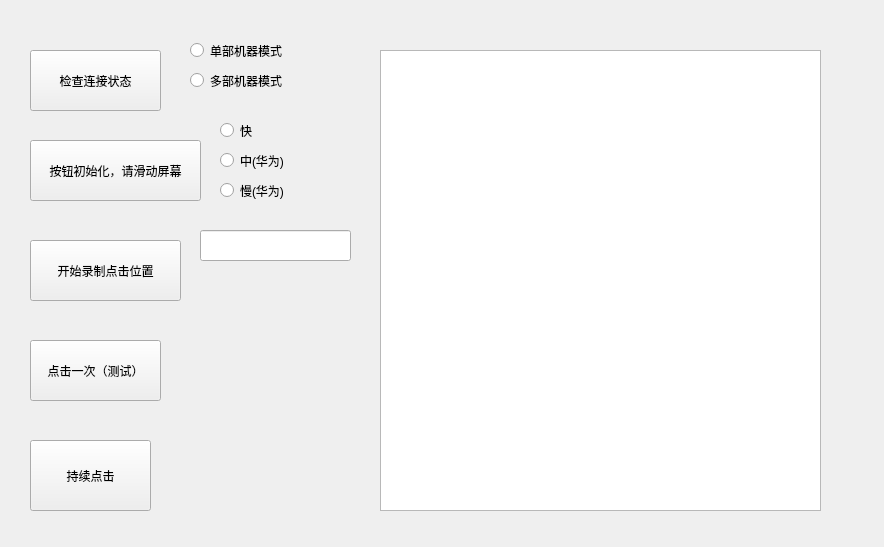
<?xml version="1.0" encoding="UTF-8"?>
<ui version="4.0">
 <class>widget</class>
 <widget class="QWidget" name="widget">
  <property name="geometry">
   <rect>
    <x>0</x>
    <y>0</y>
    <width>884</width>
    <height>547</height>
   </rect>
  </property>
  <property name="windowTitle">
   <string>Widget</string>
  </property>
  <widget class="QPushButton" name="pushButton_connect">
   <property name="geometry">
    <rect>
     <x>30</x>
     <y>50</y>
     <width>131</width>
     <height>61</height>
    </rect>
   </property>
   <property name="text">
    <string>检查连接状态</string>
   </property>
  </widget>
  <widget class="QPushButton" name="pushButton_start_cover">
   <property name="geometry">
    <rect>
     <x>30</x>
     <y>240</y>
     <width>151</width>
     <height>61</height>
    </rect>
   </property>
   <property name="text">
    <string>开始录制点击位置</string>
   </property>
  </widget>
  <widget class="QPushButton" name="pushButton_one_click">
   <property name="geometry">
    <rect>
     <x>30</x>
     <y>340</y>
     <width>131</width>
     <height>61</height>
    </rect>
   </property>
   <property name="text">
    <string>点击一次（测试）</string>
   </property>
  </widget>
  <widget class="QPushButton" name="pushButton_start_click">
   <property name="geometry">
    <rect>
     <x>30</x>
     <y>440</y>
     <width>121</width>
     <height>71</height>
    </rect>
   </property>
   <property name="text">
    <string>持续点击</string>
   </property>
  </widget>
  <widget class="QTextEdit" name="textEdit">
   <property name="geometry">
    <rect>
     <x>380</x>
     <y>50</y>
     <width>441</width>
     <height>461</height>
    </rect>
   </property>
  </widget>
  <widget class="QPushButton" name="pushButton">
   <property name="geometry">
    <rect>
     <x>30</x>
     <y>140</y>
     <width>171</width>
     <height>61</height>
    </rect>
   </property>
   <property name="text">
    <string>按钮初始化，请滑动屏幕</string>
   </property>
  </widget>
  <widget class="QLineEdit" name="lineEdit">
   <property name="geometry">
    <rect>
     <x>200</x>
     <y>230</y>
     <width>151</width>
     <height>31</height>
    </rect>
   </property>
  </widget>
  <widget class="QRadioButton" name="radioButton_one">
   <property name="geometry">
    <rect>
     <x>190</x>
     <y>40</y>
     <width>117</width>
     <height>21</height>
    </rect>
   </property>
   <property name="text">
    <string>单部机器模式</string>
   </property>
  </widget>
  <widget class="QRadioButton" name="radioButton_many">
   <property name="geometry">
    <rect>
     <x>190</x>
     <y>70</y>
     <width>117</width>
     <height>21</height>
    </rect>
   </property>
   <property name="text">
    <string>多部机器模式</string>
   </property>
  </widget>
  <widget class="QRadioButton" name="radioButton_fast">
   <property name="geometry">
    <rect>
     <x>220</x>
     <y>120</y>
     <width>117</width>
     <height>21</height>
    </rect>
   </property>
   <property name="text">
    <string>快</string>
   </property>
  </widget>
  <widget class="QRadioButton" name="radioButton_med">
   <property name="geometry">
    <rect>
     <x>220</x>
     <y>150</y>
     <width>117</width>
     <height>21</height>
    </rect>
   </property>
   <property name="text">
    <string>中(华为)</string>
   </property>
  </widget>
  <widget class="QRadioButton" name="radioButton_slow">
   <property name="geometry">
    <rect>
     <x>220</x>
     <y>180</y>
     <width>117</width>
     <height>21</height>
    </rect>
   </property>
   <property name="text">
    <string>慢(华为)</string>
   </property>
  </widget>
 </widget>
 <layoutdefault spacing="6" margin="11"/>
 <resources/>
 <connections/>
</ui>
